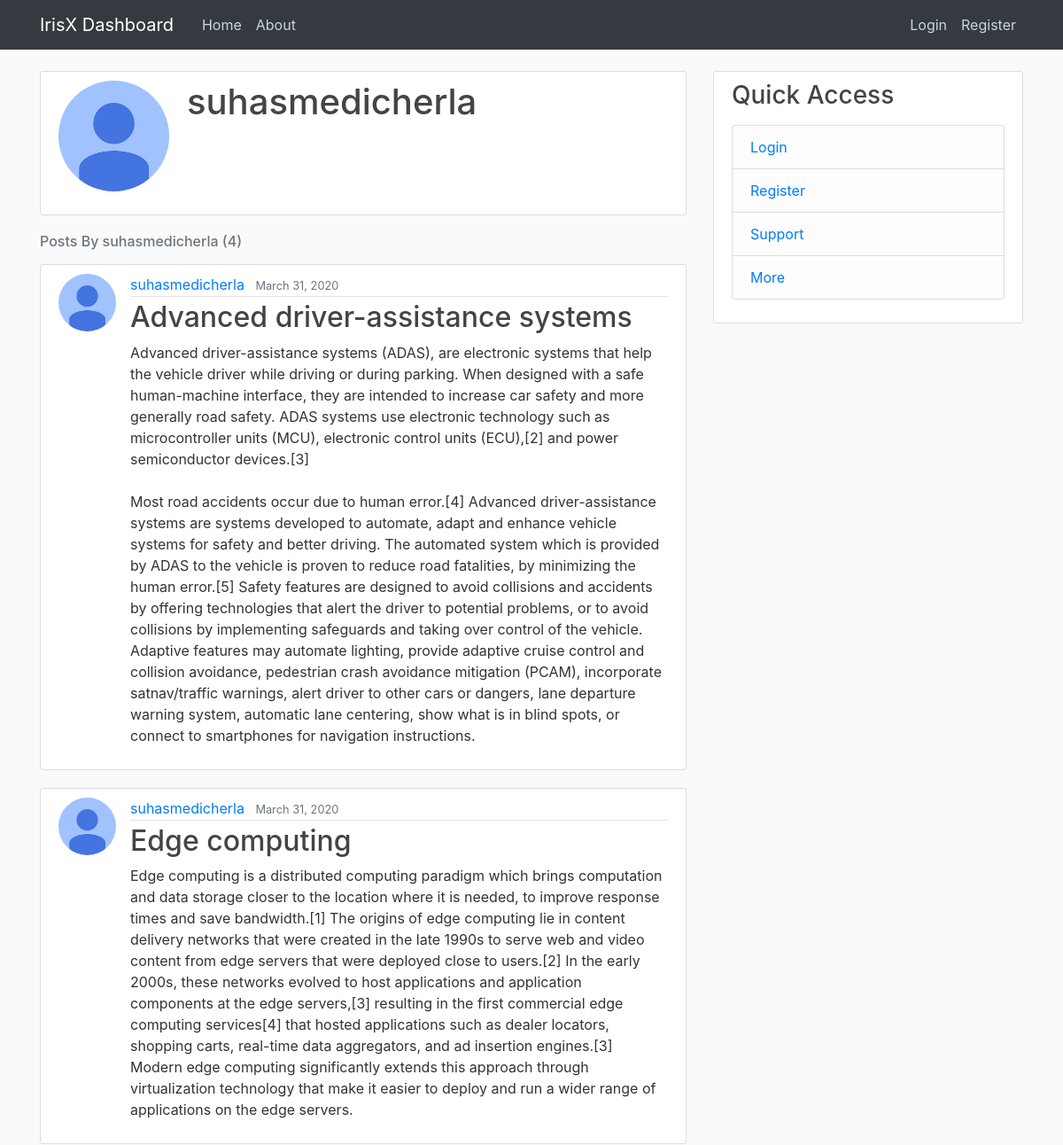
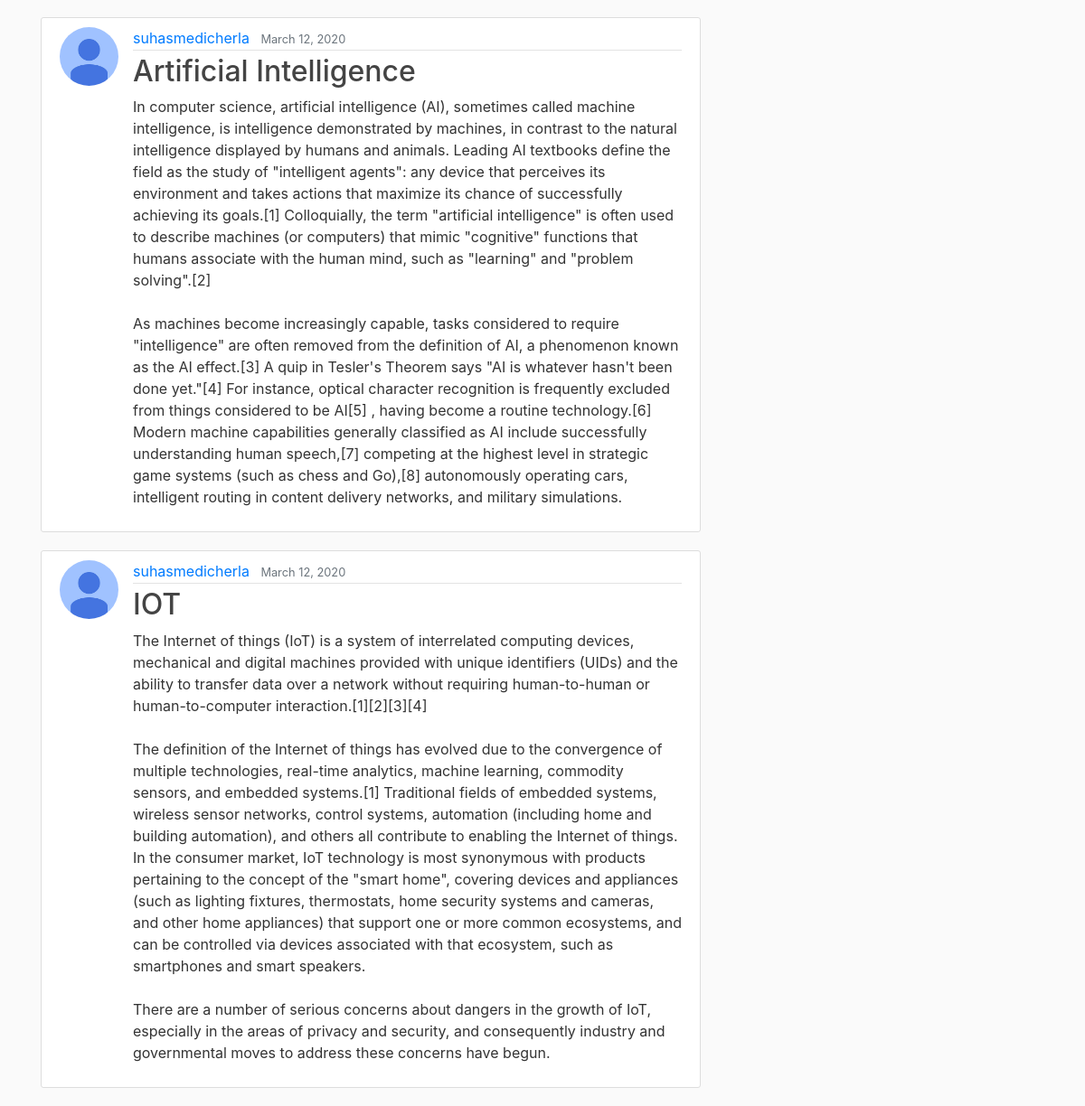
Screenshot of /user/suhasmedicherla with the database file from the repository (2 pictures, top to bottom).
### blog/models.py (models this page shows, shortened)
class Post(models.Model):
    title = models.CharField(max_length=100)
    content = models.TextField()
    date_posted = models.DateTimeField(default=timezone.now)
    author = models.ForeignKey(User, on_delete=models.CASCADE)

### users/models.py (models this page shows, shortened)
class Profile(models.Model):
    user = models.OneToOneField(User, on_delete=models.CASCADE)
    image = models.ImageField(default='default.jpg', upload_to='profile_pics')

### blog/views.py (the view)
# urls.py: path('user/<str:username>', UserPostListView.as_view(), name='user-posts'),
class UserPostListView(ListView):
    model = Post
    template_name = "blog/user_posts.html"
    context_object_name = "posts"
    paginate_by = 5
    def get_queryset(self):
        user = get_object_or_404(User, username=self.kwargs.get('username'))
        return Post.objects.filter(author=user).order_by('-date_posted')

### blog/templates/blog/user_posts.html (shortened to what this page needs)
{% extends "blog/base.html" %}
{% block content %}
    {% for post in posts|slice:":1" %}
    <article class="media content-section">
    <div class="media">
      <img class="rounded-circle account-img" src="{{ post.author.profile.image.url }}">
      <div class="media-body">
        <h2 class="account-heading">{{ post.author.username }}</h2>
      </div>
    </div>
  </article>
  {% endfor %}
    <h6 class="mb-3 text-muted"> Posts By {{view.kwargs.username}} ({{page_obj.paginator.count}})</h6>
    {% for post in posts %}
        <article class="media content-section">
          <img class="rounded-circle article-img" src = "{{ post.author.profile.image.url }}">
          <div class="media-body">
            <div class="article-metadata">
              <a class="mr-2" href="{% url 'user-posts' post.author.username %}">{{ post.author }}</a>
              <small class="text-muted">{{ post.date_posted | date:"F d, Y" }}</small>
            </div>
            <h2><a class="article-title" href="{% url 'post-detail' post.id %}">{{ post.title }}</a></h2>
            <p class="article-content">{{ post.content }}</p>
          </div>
        </article>
    {% endfor %}
{% endblock content %}

### blog/static/blog/main.css (style rules this page uses)
body { background: #fafafa; color: #333333; margin-top: 5rem; }
h1, h2, h3, h4, h5, h6 { color: #444444; }
.content-section { background: #ffffff; padding: 10px 20px; border: 1px solid #dddddd; border-radius: 3px; margin-bottom: 20px; }
.article-title { color: #444444; }
.article-content { white-space: pre-line; }
.article-img { height: 65px; width: 65px; margin-right: 16px; }
.article-metadata { padding-bottom: 1px; margin-bottom: 4px; border-bottom: 1px solid #e3e3e3 }
.account-img { height: 125px; width: 125px; margin-right: 20px; margin-bottom: 16px; }
.account-heading { font-size: 2.5rem; }

### rows the page displays
Post: author.profile.image (placeholder picture), author.username "suhasmedicherla", author "suhasmedicherla", date_posted "March 31, 2020", title "Advanced driver-assistance systems", content "Advanced driver-assistance systems (ADAS), are electronic systems that help the vehicle driver while driving or during parking. When designed with a safe human-machine interface, they are intended to increase car safety and more generally road safety. ADAS systems use electronic technology such as microcontroller units (MCU), electronic control units (ECU),[2] and power semiconductor devices.[3] Most road accidents occur due to human error.[4] Advanced driver-assistance systems are systems developed to automate, adapt and enhance vehicle systems for safety and better driving. The automated system which is provided by ADAS to the vehicle is proven to reduce road fatalities, by minimizing the…"
Post: author.profile.image (placeholder picture), author "suhasmedicherla", date_posted "March 31, 2020", title "Edge computing", content "Edge computing is a distributed computing paradigm which brings computation and data storage closer to the location where it is needed, to improve response times and save bandwidth.[1] The origins of edge computing lie in content delivery networks that were created in the late 1990s to serve web and video content from edge servers that were deployed close to users.[2] In the early 2000s, these networks evolved to host applications and application components at the edge servers,[3] resulting in the first commercial edge computing services[4] that hosted applications such as dealer locators, shopping carts, real-time data aggregators, and ad insertion engines.[3] Modern edge computing…"
Post: author.profile.image (placeholder picture), author "suhasmedicherla", date_posted "March 12, 2020", title "Artificial Intelligence", content "In computer science, artificial intelligence (AI), sometimes called machine intelligence, is intelligence demonstrated by machines, in contrast to the natural intelligence displayed by humans and animals. Leading AI textbooks define the field as the study of \"intelligent agents\": any device that perceives its environment and takes actions that maximize its chance of successfully achieving its goals.[1] Colloquially, the term \"artificial intelligence\" is often used to describe machines (or computers) that mimic \"cognitive\" functions that humans associate with the human mind, such as \"learning\" and \"problem solving\".[2] As machines become increasingly capable, tasks considered to require…"
Post: author.profile.image (placeholder picture), author "suhasmedicherla", date_posted "March 12, 2020", title "IOT", content "The Internet of things (IoT) is a system of interrelated computing devices, mechanical and digital machines provided with unique identifiers (UIDs) and the ability to transfer data over a network without requiring human-to-human or human-to-computer interaction.[1][2][3][4] The definition of the Internet of things has evolved due to the convergence of multiple technologies, real-time analytics, machine learning, commodity sensors, and embedded systems.[1] Traditional fields of embedded systems, wireless sensor networks, control systems, automation (including home and building automation), and others all contribute to enabling the Internet of things. In the consumer market, IoT technology is…"

### other values shown
{{ view.kwargs.username }} "suhasmedicherla"
{{ page_obj.paginator.count }} "4"
